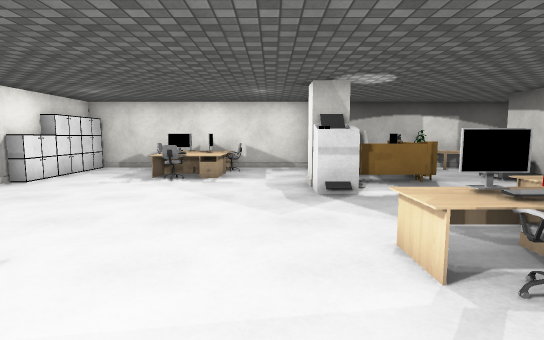
View 1 (above)

20 first-person views from a walk through a 3-D level made in the Unity game engine. The camera is 1.4 m above the floor, tilts 6° down and sees 80° across. The floor is counted in squares, 1 m on a side. Each view is taken from the middle of a square. On the plan, view 1 faces up. The plan holds only what a view shows up to about 15 squares ahead; the rest is blank. The player character is not drawn. Some surface patterns are stand-ins.

View 2
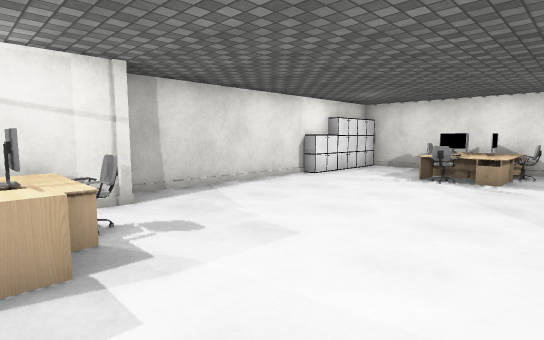

View 3
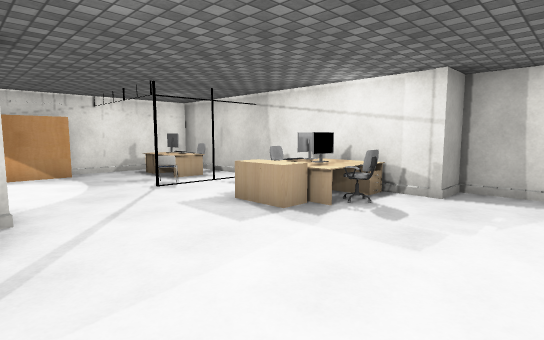

View 4
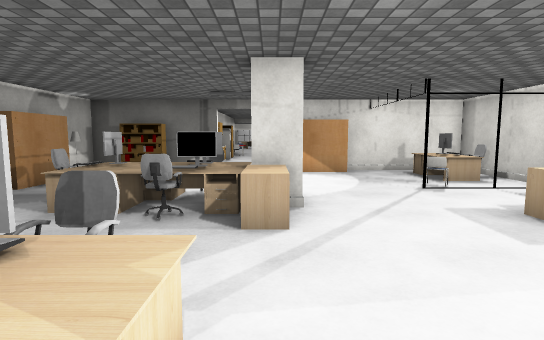

View 5
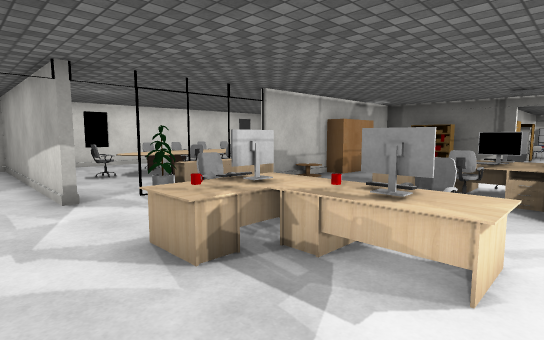

View 6
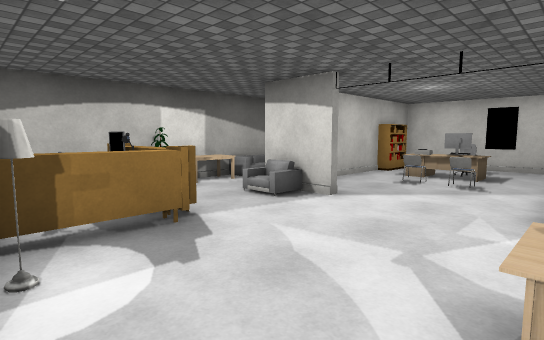

View 7
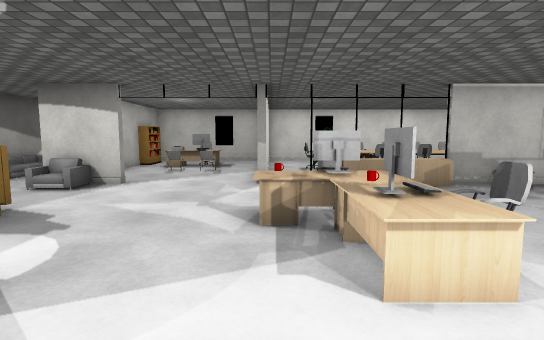

View 8
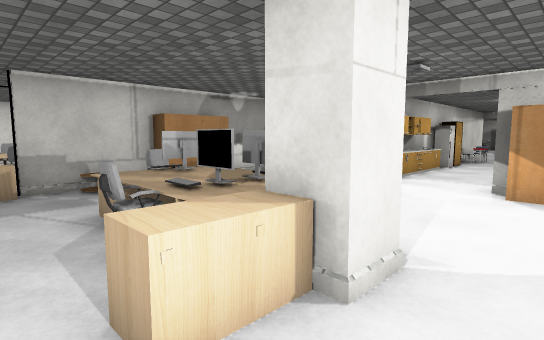

View 9
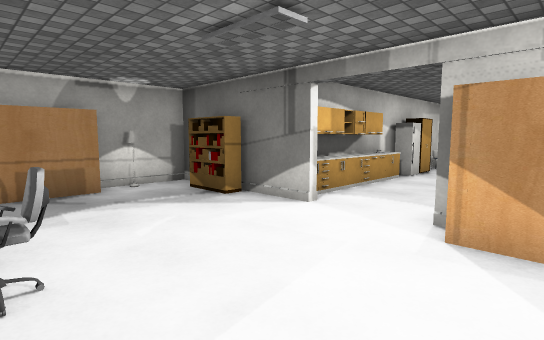

View 10
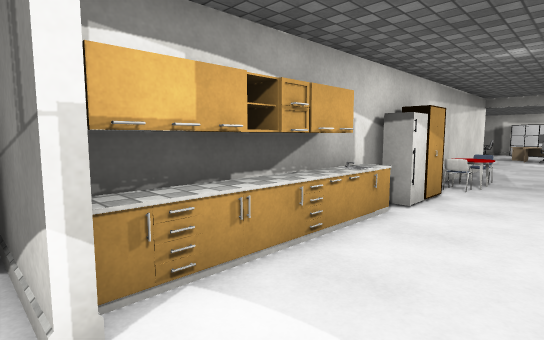

View 11
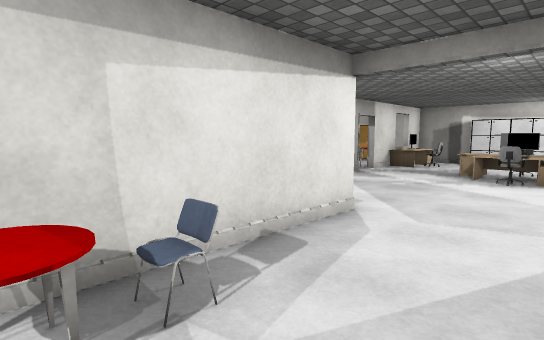

View 12
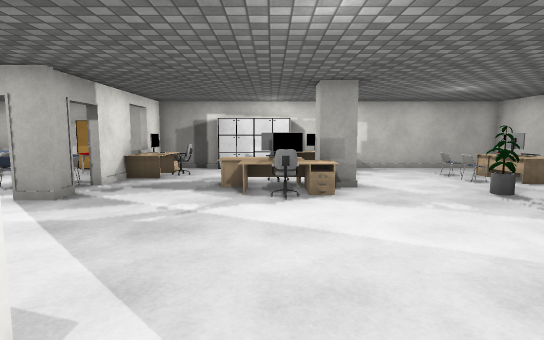

View 13
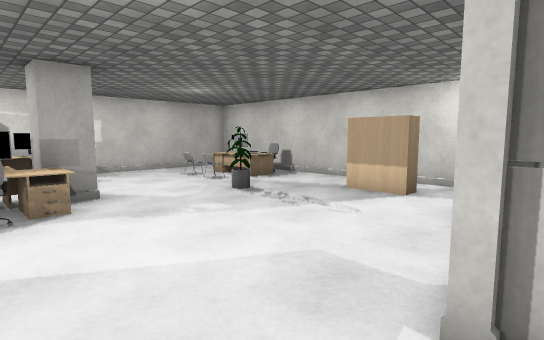

View 14
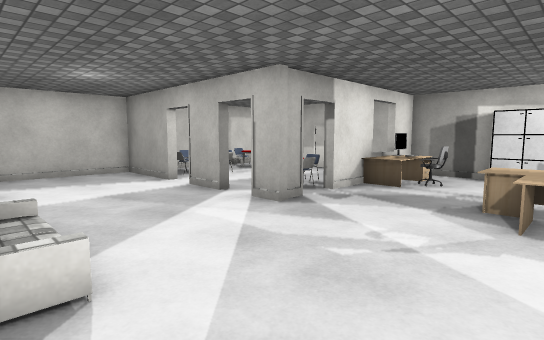

View 15
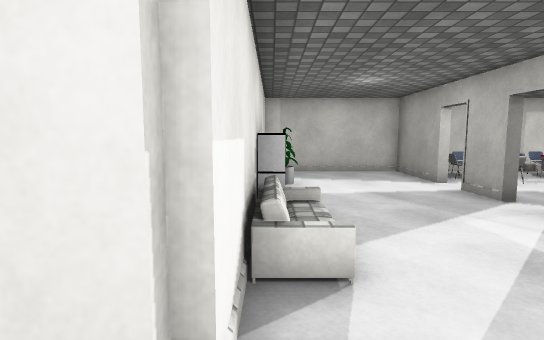

View 16
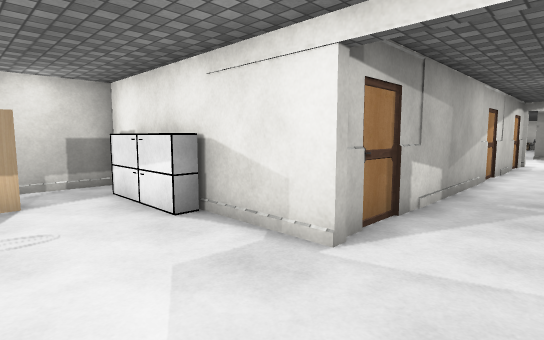

View 17
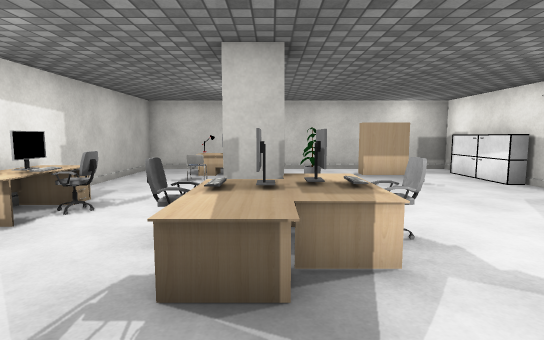

View 18
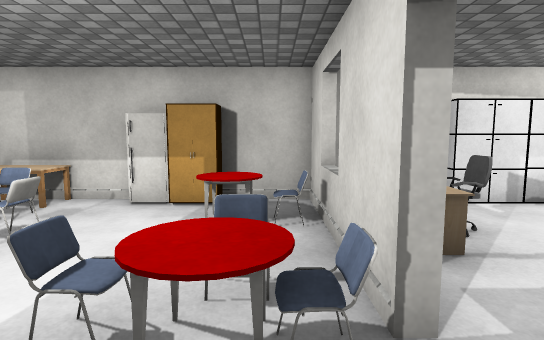

View 19
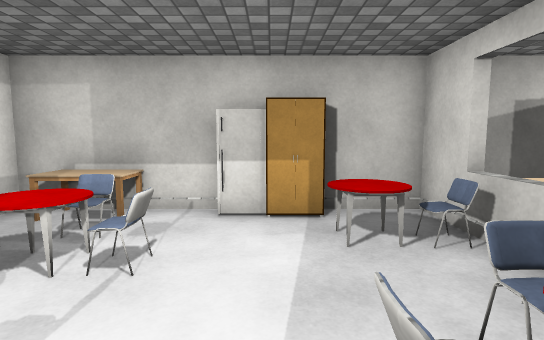

View 20
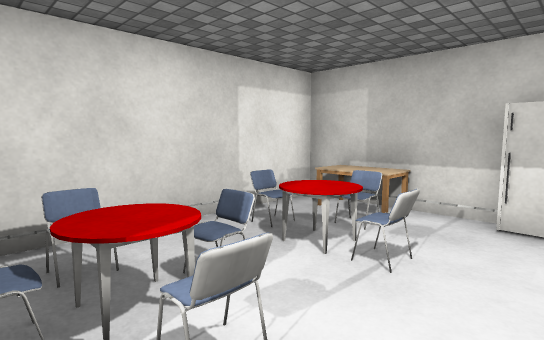

### Floor plan
Points are (right, up) in squares from view 1. A wall is a line through its corners. A room is listed if a view was taken in it or the views show most of it. See-through windows are left out.
Room 1 (views 1, 2, 3, 4, 5, 6, 7, 8, 9, 10, 11)
walls: (8.4, 5.4) (17.4, 5.4) (17.4, 11); (8.4, -3.3) (8.4, 0); (8.4, 9.4) (8.4, 11.7); (1.6, 14.4) (-7.5, 14.4); (3.1, -8.4) (5.5, -8.4); (0.7, -8.6) (0.7, -10.4); (5.5, 14.4) (3.3, 14.4); (7.4, -8.4) (8.4, -8.4) (8.4, -5.8); (-8, 11.3) (-8, 2.6) (-6.8, 2.6) (-6.8, -8.4) (-2.4, -8.4); (0.7, -10.7) (0.7, -14.4); (14.5, 11.4) (11.5, 11.4); (12.3, 14.4) (9.4, 14.4); (0.5, -14) (0.5, -15); (4.3, -14.3) (4.3, -13.6); (0.7, -15.1) (0.7, -19.5); (4.3, -19.6) (4.3, -18.1)
low walls: (4, 4.5) (4, 5.2) (5.1, 5.2); (4, 5.4) (5.1, 5.4); (4.5, -0.8) (5.1, -0.8)
ways out: opening at (2, -20) to room 2; gap at (-4, -4)
objects: cabinet (-8, 12); cabinet (-8, 13); cabinet (-8, 14); other object (-6, -6); chair (-6, -1) to (-5, -1); monitor (-6, 0); table (-6, 1); table (-5, -7); other object (-5, -6); table (-5, -5); other object (-5, 0); monitor (-5, 1); chair (-5, 2); monitor (-4, -6); cabinet (-4, 0) to (-4, 1); table (-4, 11); table (-4, 12); other object (-4, 14); chair (-3, -4); chair (-3, 10); other object (-3, 11); other object (-3, 12); other object (-3, 13); table (-3, 14); cabinet (-2, -8) to (0, -8); table (-2, 11) to (-2, 12); other object (-2, 13); table (-2, 14); chair (-1, 13); pillar (1, -2) to (1, -1); cabinet (1, 0); printer (1, 8) to (2, 8); pillar (1, 9) to (2, 9); other object (2, -3) to (3, -3); monitor (2, -2) to (3, -2); keyboard (2, -1) to (3, -1); keyboard (2, 3) to (3, 3); monitor (2, 4); table (3, -19) to (3, -18); chair (3, -17); other object (3, -12); table (3, -11); chair (3, 0); other object (3, 4); other object (3, 10) to (5, 10); cabinet (4, -16); other object (4, -15); table (4, -13); shelf (4, -12); shelf (4, -11); table (4, -10); shelf (4, -9); table (4, -3); monitor (4, -2); table (4, -1); table (4, 3); monitor (4, 4); other object (4, 11); other object (5, -2); other object (5, 4); other object (5, 11); other object (5, 12); other object (5, 13); shelf (6, -8) to (7, -8); chair (6, -2); chair (6, 4); other object (6, 14); chair (7, 10); table (7, 14) to (9, 14); other object (8, -7); cabinet (8, -5) to (8, -4); cabinet (8, 0) to (8, 3); other object (8, 4); sofa (9, 13); chair (12, 8); chair (12, 9); sofa (12, 13); monitor (14, 8); other object (14, 9); table (14, 10); other object (15, 8); shelf (15, 11) to (16, 11)
Room 2 (views 12, 13, 14, 15, 16, 17)
walls: (7.9, -30) (7.9, -29) (8.6, -29); (5.5, -23.6) (4.3, -23.6) (4.3, -19.6); (7.9, -33.6) (7.9, -31.4); (0.5, -21.5) (0.5, -22.6); (9.9, -29) (11.4, -29); (5.4, -36.2) (7.9, -36.2) (7.9, -34.5); (8.1, -23.6) (6.4, -23.6); (8.8, -23.6) (8.3, -23.6); (-5.4, -23.6) (-6.8, -23.6) (-6.8, -36.2) (2.2, -36.2); (0.7, -19.5) (0.7, -23.6) (-1.5, -23.6); (12.6, -29) (15.9, -29) (15.9, -23.6)
ways out: opening at (2, -20) to room 1; opening at (9, -29) to room 3; opening at (12, -29) to room 3; gap at (8, -30) to room 3
objects: other object (-6, -32); other object (-5, -33) to (-5, -32); shelf (-5, -27) to (-5, -26); cabinet (-5, -24) to (-2, -24); chair (-3, -33); chair (-3, -32); other object (-3, -30) to (-2, -30); table (0, -36) to (1, -35); monitor (1, -35); chair (1, -34); pillar (1, -32) to (2, -31); other object (2, -35); other object (2, -30) to (3, -30); cabinet (3, -36); chair (3, -32); monitor (3, -31); chair (3, -29); chair (3, -20); cabinet (4, -36) to (5, -36); table (4, -31); table (4, -30); chair (6, -34); sofa (6, -24); table (7, -35); other object (7, -34); table (7, -33); other object (13, -25) to (13, -24)
Room 3 (views 18, 19, 20)
walls: (8.1, -31.4) (8.1, -36.2) (10.1, -36.2); (9.9, -29.4) (9.9, -29); (7.9, -34.5) (7.9, -33.6); (12.6, -29.4) (12.6, -29)
ways out: opening at (9, -29) to room 2; opening at (12, -29) to room 2; gap at (8, -30) to room 2; opening at (13, -35); opening at (13, -32)
objects: chair (8, -34) to (9, -34); chair (8, -31); table (9, -35) to (10, -34); chair (9, -32); table (9, -31); cabinet (11, -36); chair (11, -31); table (12, -36); chair (12, -34); chair (12, -31); chair (13, -30)

Where each view was taken, in squares from view 1:
view 1: 0 up, 0 right, facing up
view 2: 0 up, 0 right, facing up-left
view 3: 5 up, 1 right, facing down-left
view 4: 5 up, 1 right, facing down
view 5: 7 up, 1 right, facing down-right
view 6: 5 up, 2 right, facing up-right
view 7: 5 up, 1 left, facing right
view 8: 1 up, 1 left, facing down-right
view 9: 3 down, 1 left, facing down-right
view 10: 8 down, 1 right, facing down-right
view 11: 18 down, 1 right, facing down-right
view 12: 22 down, 3 right, facing down
view 13: 23 down, 3 right, facing down-left
view 14: 24 down, 3 right, facing down-right
view 15: 24 down, 3 right, facing right
view 16: 27 down, 3 right, facing up-left
view 17: 31 down, 7 right, facing left
view 18: 29 down, 9 right, facing down
view 19: 30 down, 11 right, facing down
view 20: 30 down, 11 right, facing down-right
